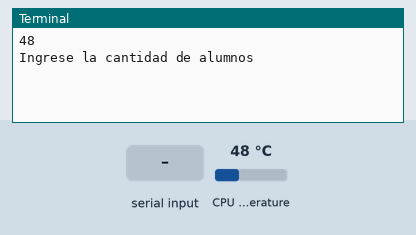
Simulated run of this program. Board: Raspberry Pi (BCM pin numbers). On the bench: the last lines printed to the terminal. The test bench sets the inputs (shaded band); at power-on: CPU temperature 48 °C. The clock reads 2024-03-15 10:24:30 at power-on unless the program sets it.

Above: at 1.2 s.
1.3 s: "5" typed at the terminal, then Enter
At 2.2 s:
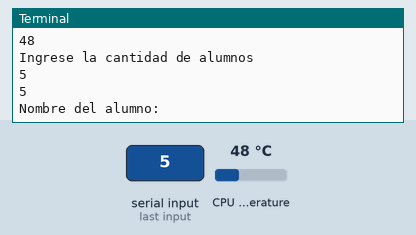
2.8 s: "90" typed at the terminal, then Enter
At 3.3 s:
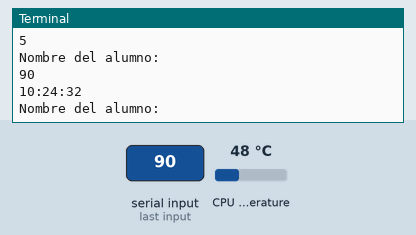
Timing chart, 0 to 5.8 s (numbered marks = the images above; inputs shaded):
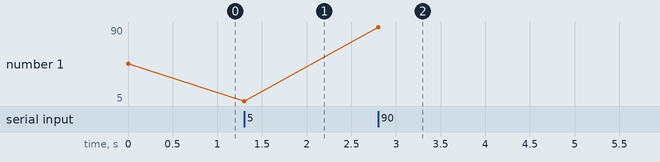

The program:

Practica7.py
```python
# Temperatura, Hora
from gpiozero import CPUTemperature
from time import sleep, strftime, time
cpu= CPUTemperature()
fecha=strftime("%Y-%M-%d")
print(cpu.temperature)
# cpu.temperature()
strftime("%H:%M:%S")
type (strftime("%H:%M:%S"))
a= strftime("%H:%M:%S")
a
n= int (input("Ingrese la cantidad de alumnos \n"))
print(n)

Nombre= []
Hora= []

for x in range(n):
    nom = input("Nombre del alumno: ")
    Nombre.append(nom)
    h= strftime("%H:%M:%S")
    print(h)
    Hora.append(h)

print(Nombre)
```

Measured:
- after the input at 1.3 s, the terminal: prints a new line at once (image 1)
- after the input at 2.8 s, the terminal: prints a new line at once (image 2)
- plotted number 1: 48 → 5 after the input at 1.3 s, 5 → 90 after the input at 2.8 s
